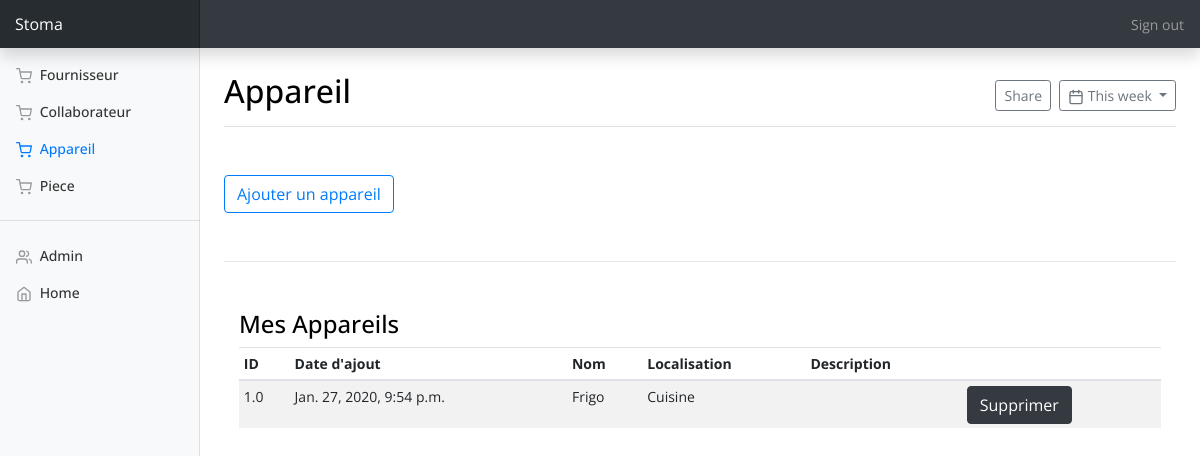
The page /appareil/ (signed in) on the database its author committed.
### apps/appareil/models.py (models this page shows, shortened)
class Appareil(models.Model):
    date = models.DateTimeField(null=True, blank=True)
    id_appareil = models.FloatField(null=True, blank=True)
    name = models.CharField(max_length=70, null=True, blank=True)
    location = models.CharField(max_length=70, null=True, blank=True)
    description = models.CharField(max_length=200, null=True, blank=True)
    user_username = models.CharField(max_length=150, null=True, blank=True)

### apps/appareil/views.py (the view)
# urls.py: path('appareil/', views.view_display_appareil, name='display_appareil'),
@login_required
def view_display_appareil(request):
    appareil = Appareil.objects.filter(user_username=request.user.get_username())
    id_appareil = request.GET.get('get_id')
    if id_appareil:
	    appareil_to_delete = appareil.filter(id_appareil=id_appareil)
	    for ap in appareil_to_delete:
	    	ap.delete()
    context = {'appareil': appareil}
    return render(request, 'appareil/display_appareil.html', context)

### apps/appareil/templates/appareil/display_appareil.html (shortened to what this page needs)
{% extends "home/base.html" %}
{% load static %}
{% block content %}
{% load crispy_forms_tags %}
<body>
<div class="upper-navbar">
    <nav class="navbar navbar-dark fixed-top bg-dark flex-md-nowrap p-0 shadow">
        <a class="navbar-brand col-sm-3 col-md-2 mr-0" href="{% url 'home' %}">Stoma</a>
        <ul class="navbar-nav px-3">
            <li class="nav-item text-nowrap">
                <a class="nav-link" href="{% url 'logout' %}">Sign out</a>
            </li>
        </ul>
    </nav>
</div>
<div class="container-fluid">
<div class="row">
<nav class="col-md-2 d-none d-md-block bg-light sidebar">
<div class="sidebar-sticky">
<ul class="nav flex-column">
<li class="nav-item">
<a class="nav-link" href="{% url 'display_fournisseur' %}">
<span data-feather="shopping-cart"></span>
              Fournisseur
            </a>
</li>
<li class="nav-item">
<a class="nav-link" href="{% url 'display_collaborateur' %}">
<span data-feather="shopping-cart"></span>
              Collaborateur
            </a>
</li>
<li class="nav-item">
<a class="nav-link active" href="{% url 'display_appareil' %}">
<span data-feather="shopping-cart"></span>
              Appareil
            </a>
</li>
<li class="nav-item">
<a class="nav-link" href="{% url 'display_piece' %}">
<span data-feather="shopping-cart"></span>
              Piece
            </a>
</li>
<hr/>
<li class="nav-item">
<a class="nav-link" href="{% url 'admin' %}">
<span data-feather="users"></span>
              Admin
</a>
</li>
<li class="nav-item">
<a class="nav-link" href="{% url 'home' %}">
<span data-feather="home"></span>
              Home <span class="sr-only">(current)</span>
</a>
</li>
</ul>
</div>
</nav>
</div>
</div>
<main class="col-md-9 ml-sm-auto col-lg-10 px-4" role="main">
<div class="d-flex justify-content-between flex-wrap flex-md-nowrap align-items-center pt-3 pb-2 mb-3 border-bottom">
<h1 class="h2">Appareil</h1>
<div class="btn-toolbar mb-2 mb-md-0">
<div class="btn-group mr-2">
<button class="btn btn-sm btn-outline-secondary" type="button">Share</button>
</div>
<button class="btn btn-sm btn-outline-secondary dropdown-toggle" type="button">
<span data-feather="calendar"></span>
            This week
          </button>
</div>
</div>
    <div class="container my-5">
        <div class="row">
            <a href="{% url 'register_appareil' %}">
                <button type="button" class="btn btn-outline-primary">
                    Ajouter un appareil
                </button>
            </a>
        </div>
    </div>
    <hr/>
    <div class="container my-5">
        <div class="row">
          <div class="col-md-12 order-md-1">
            <h4>Mes Appareils</h4>
              <div class="table-responsive">
                <table class="table table-striped table-sm">
                  <thead>
                    <tr>
                      <th>ID</th>
                      <th>Date d'ajout</th>
                      <th>Nom</th>
                      <th>Localisation</th>
                      <th>Description</th>
                      <th></th>
                    </tr>
                  </thead>
                  <tbody>
                    {% for a in appareil %}
                    <tr>
                      <td>{{a.id_appareil}}</td>
                      <td>{{a.date}}</td>
                      <td>{{a.name}}</td>
                      <td>{{a.location}}</td>
                      <td>{{a.description}}</td>
                      <td>
                        <form method='GET'>
                          <button class="btn btn-dark" type="submit" value="{{a.id_appareil}}" name="get_id">
                            Supprimer
                          </button>
                        </form>
                      </td>
                    </tr>
                    {% endfor %}
                  </tbody>
                </table>
              </div>
          </div>
        </div>
    </div>
</main>
</body>
{% endblock content %}

### apps/home/static/home/css/dashboard.css (style rules this page uses)
body { font-size: .875rem; }
.feather { width: 16px; height: 16px; vertical-align: text-bottom; }
.sidebar { position: fixed; top: 0; bottom: 0; left: 0; z-index: 100; padding: 0; box-shadow: inset -1px 0 0 rgba(0, 0, 0, .1); }
.sidebar-sticky { position: -webkit-sticky; position: sticky; top: 48px; height: calc(100vh - 48px); padding-top: .5rem; overflow-x: hidden; overflow-y: auto; }
.sidebar .nav-link { font-weight: 500; color: #333; }
.sidebar .nav-link .feather { margin-right: 4px; color: #999; }
.sidebar .nav-link.active { color: #007bff; }
.sidebar .nav-link:hover .feather, .sidebar .nav-link.active .feather { color: inherit; }
.navbar-brand { padding-top: .75rem; padding-bottom: .75rem; font-size: 1rem; background-color: rgba(0, 0, 0, .25); box-shadow: inset -1px 0 0 rgba(0, 0, 0, .25); }
.border-bottom { border-bottom: 1px solid #e5e5e5; }

### apps/home/static/home/css/listings_styles.css (style rules this page uses)
* { margin: 0; padding: 0; -webkit-font-smoothing: antialiased; -webkit-text-shadow: rgba(0,0,0,.01) 0 0 1px; text-shadow: rgba(0,0,0,.01) 0 0 1px; }
body { font-family: 'Open Sans', sans-serif; font-size: 14px; font-weight: 400; background: #FFFFFF; color: #a5a5a5; }
div { display: block; position: relative; -webkit-box-sizing: border-box; -moz-box-sizing: border-box; box-sizing: border-box; }
ul { list-style: none; margin-bottom: 0px; }
a, a:hover, a:visited, a:active, a:link { text-decoration: none; -webkit-font-smoothing: antialiased; -webkit-text-shadow: rgba(0,0,0,.01) 0 0 1px; text-shadow: rgba(0,0,0,.01) 0 0 1px; }

### apps/home/templates/home/base.html (style rules this page uses)
h1, h2, h3, h4, h5, h6 { color:black; -webkit-font-smoothing: antialiased; }
.upper-navbar { height: 7vh; }

### rows shown on the page
Appareil: id_appareil "1.0", date "Jan. 27, 2020, 9:54 p.m.", name "Frigo", location "Cuisine"
